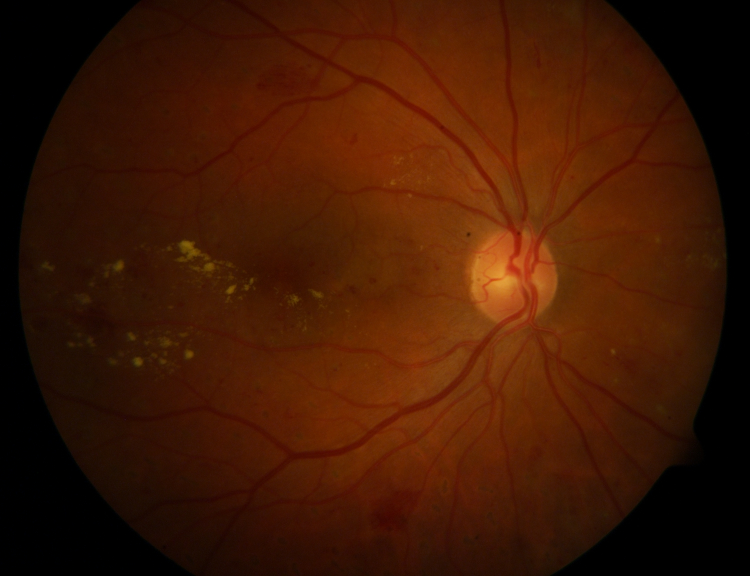
#> input picture diaretdb1/diaretdb1_image007.png, 1500 x 1152 px, found by its file name (shown at 1/2 size)
$ python figura5.py
#> lines starting #> are read from the running program, lines starting #| are printed output that depends on the picture
import cv2
import matplotlib.pyplot as plt
import numpy as np

# Caminho da Imagem (ajuste para o caminho correto no seu sistema)
caminho_imagem = 'C:/Users/Anderson/Desktop/trabalhoPDI/diaretdb1/diaretdb1_image007.png'

# Carregar Imagem
imagem = cv2.imread(caminho_imagem)
#> imagem is the input picture: shape (1152, 1500, 3); mean B, G, R 3, 24.2, 64.6

# Verificar se a imagem foi carregada corretamente
if imagem is None:
    raise FileNotFoundError(f"Não foi possível carregar a imagem do caminho: {caminho_imagem}")

# Conversão para tons de cinza
imagem_gray = cv2.cvtColor(imagem, cv2.COLOR_BGR2GRAY)
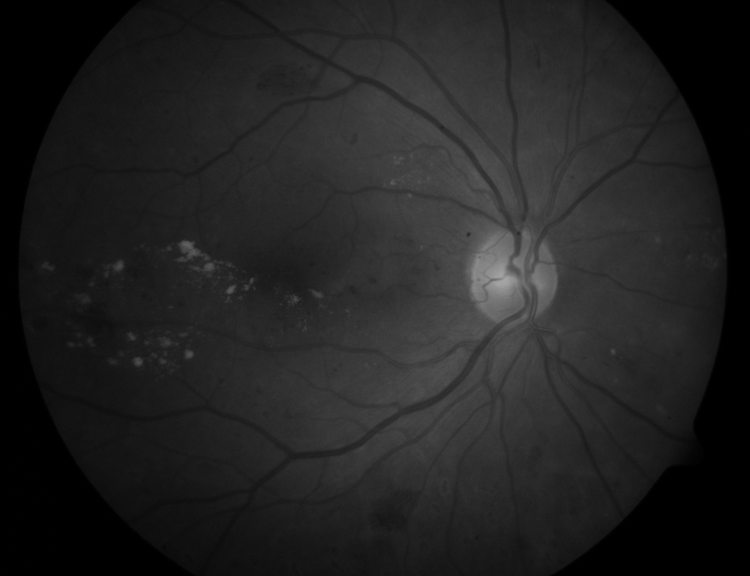
#> imagem_gray: shape (1152, 1500) (shown at 1/2 size); min 0, max 167, mean 33.9

# Gerar Histograma
plt.figure(figsize=(10, 6))
plt.hist(imagem_gray.ravel(), bins=256, range=[0, 256], color='blue', alpha=0.7)

# Configurações do eixo x
plt.xlim([0, 270])
plt.xticks([0, 25, 50, 75, 100, 125, 150, 175, 200, 225, 255])

# Configurações do eixo y
plt.ylim([0, 25000])
plt.yticks([0, 5000, 10000, 15000, 20000])

# Títulos e rótulos
plt.title("Histograma da Imagem em Tons de Cinza")
plt.xlabel('Intensidade de Pixels')
plt.ylabel('Frequência')

# Exibir o histograma
plt.grid(True)
plt.show()
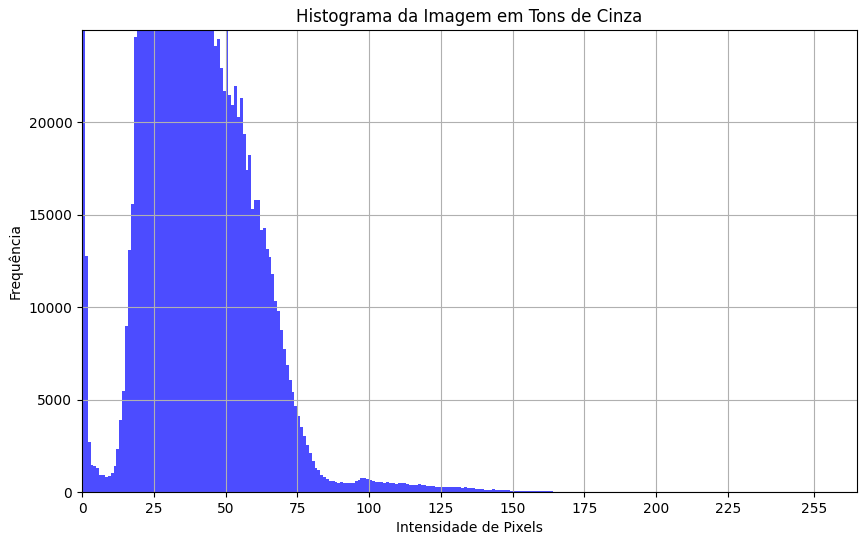
#> figure drawn by matplotlib, 1 panel; tallest bar 278979 high, from x = 0 to 1

$ run again, with diaretdb1/diaretdb1_image001.png copied over diaretdb1/diaretdb1_image007.png
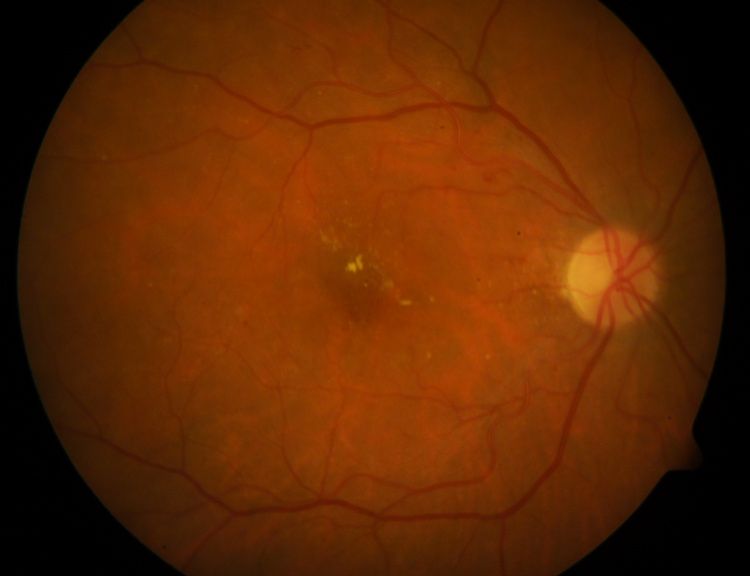
#> input picture diaretdb1/diaretdb1_image001.png, 1500 x 1152 px, found by its file name (shown at 1/2 size)
#> imagem is the input picture: shape (1152, 1500, 3); mean B, G, R 2.8, 40, 94.9
#> `imagem_gray = cv2.cvtColor(imagem, cv2.COLOR_BGR2GRAY)`:
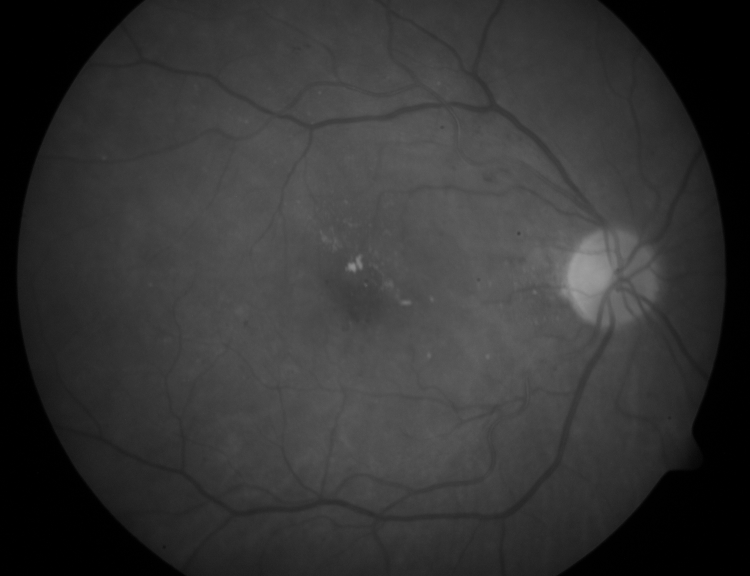
#> imagem_gray: shape (1152, 1500) (shown at 1/2 size); min 0, max 159, mean 52.2
#> `plt.show()`:
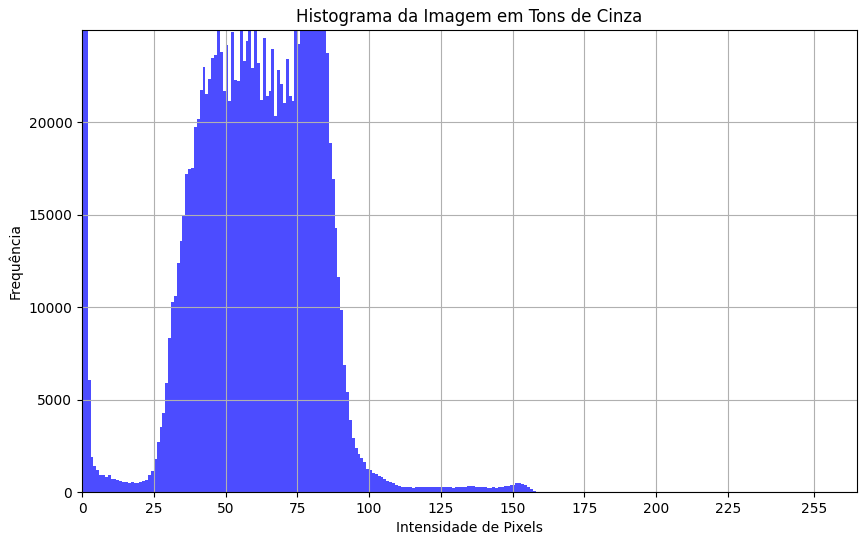
#> figure drawn by matplotlib, 1 panel; tallest bar 223220 high, from x = 0 to 1

$ run again, with diaretdb1/diaretdb1_image002.png copied over diaretdb1/diaretdb1_image007.png
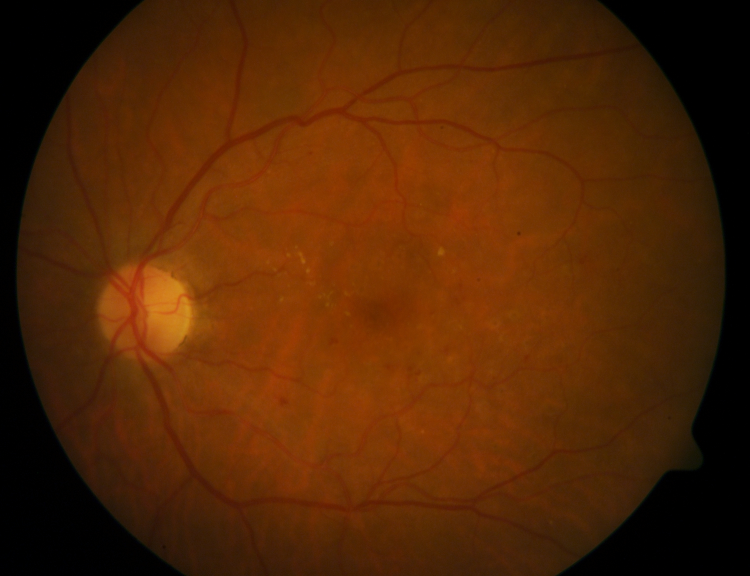
#> input picture diaretdb1/diaretdb1_image002.png, 1500 x 1152 px, found by its file name (shown at 1/2 size)
#> imagem is the input picture: shape (1152, 1500, 3); mean B, G, R 4, 37.8, 82.8
#> `imagem_gray = cv2.cvtColor(imagem, cv2.COLOR_BGR2GRAY)`:
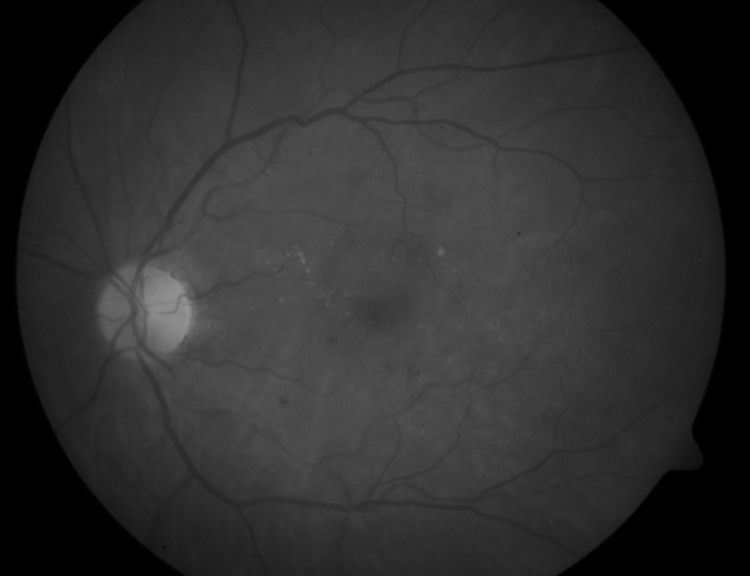
#> imagem_gray: shape (1152, 1500) (shown at 1/2 size); min 0, max 152, mean 47.4
#> `plt.show()`:
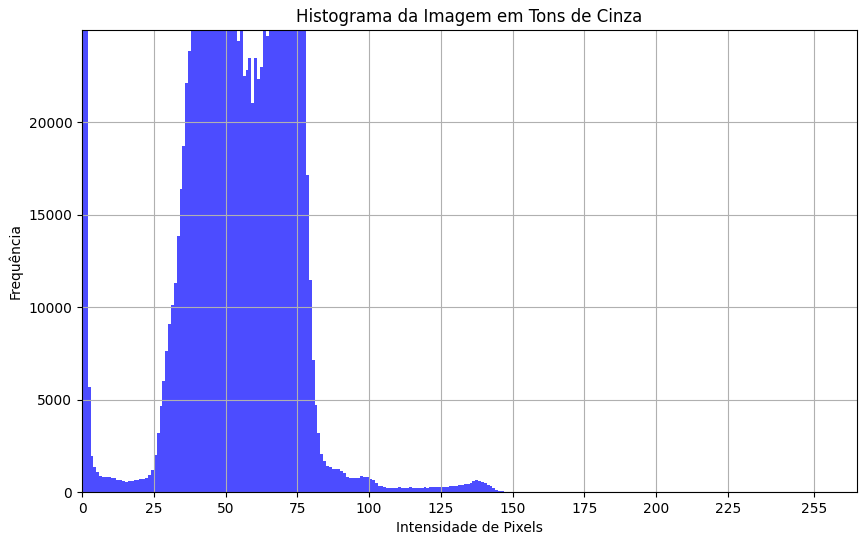
#> figure drawn by matplotlib, 1 panel; tallest bar 236134 high, from x = 0 to 1
